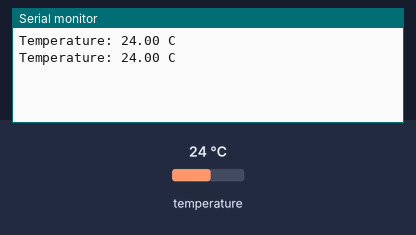
The sketch below on a simulated ESP8266 (NodeMCU). Parts: the last lines printed to the serial monitor. Inputs (shaded band) come from the test bench; at power-on: temperature 24 °C.

Above: at 2.8 s.
2.9 s: temperature set to 12 °C
At 4.3 s:
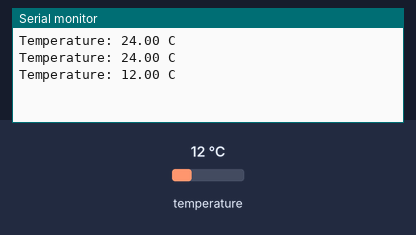
4.7 s: temperature set to 19 °C
At 4.7 s:
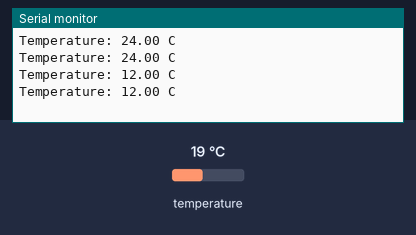
Timing chart, 0 to 7.7 s (numbered marks = the images above; inputs shaded):
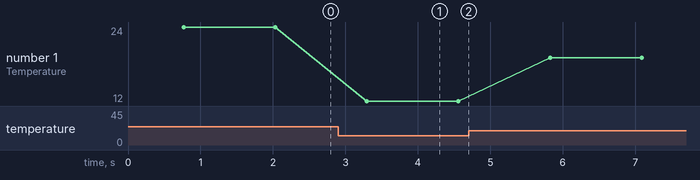

Measured:
- after the input at 2.9 s, the serial monitor: prints a new line after 0.40 s (image 1)
- plotted number 1: 24 → 12 after the input at 2.9 s, 12 → 19 after the input at 4.7 s

The sketch:

ds18b20.ino
```cpp
/*  16. OLED display
    https://lastminuteengineers.com/oled-display-arduino-tutorial/
*/
#include <Adafruit_SSD1306.h>
#include <DallasTemperature.h>

// Data wire is plugged into digital pin 3 on the Arduino
#define ONE_WIRE_BUS D3

// Setup a oneWire instance to communicate with any OneWire device
OneWire oneWire(ONE_WIRE_BUS);

// Pass oneWire reference to DallasTemperature library
DallasTemperature sensors(&oneWire);

Adafruit_SSD1306 oled(-1);

void setup() {
  Serial.begin(115200);
  sensors.begin();  // Start up the library
//  oled.begin();
//  oled.clearDisplay();
//  oled.setTextColor(WHITE, BLACK);
}

void loop() {
//  float Tc = get_temp();
//  show_temp(Tc);
//  delay(5000);

  // Send the command to get temperatures
  sensors.requestTemperatures();

  //print the temperature in Celsius
  Serial.print("Temperature: ");
  Serial.print(sensors.getTempCByIndex(0));
//  Serial.print((char)176);//shows degrees character
  Serial.println(" C");
//  oled.setCursor(0, 0);
//  oled.print("Temp: ");
//  oled.print(sensors.getTempCByIndex(0));
//  oled.print((char)176);
//  oled.print(" C");
//  oled.display();

  //print the temperature in Fahrenheit
//  Serial.print((sensors.getTempCByIndex(0) * 9.0) / 5.0 + 32.0);
//  Serial.print((char)176);//shows degrees character
//  Serial.println("F");
//  oled.setCursor(0, 0);
//  oled.print(Tc);
//  oled.print(" C");
//  oled.display();

  delay(500);
}

//float get_temp() {
//  float mV = analogRead(A0)/1024.0 * 3200;          // 10 mV/°C
//  return mV / 10;
//}
//
//void show_temp(float Tc) {
//  Serial.println(Tc);
//  oled.setCursor(0, 0);
//  oled.print(Tc);
//  oled.print(" C");
//  oled.display();
//}
```
